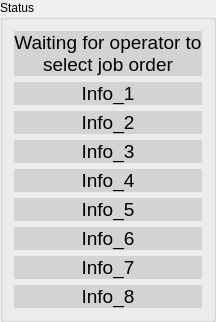
     <widget class="QGroupBox" name="groupBox_4">
      <property name="title">
       <string>Status</string>
      </property>
      <layout class="QVBoxLayout" name="verticalLayout_3" stretch="0,0,0,0,0,0,0,0,0">
       <item>
        <widget class="QLabel" name="ProgramStatusLabel">
         <property name="font">
          <font>
           <pointsize>14</pointsize>
          </font>
         </property>
         <property name="styleSheet">
          <string notr="true">background-color:lightgrey</string>
         </property>
         <property name="text">
          <string>Waiting for operator to select job order</string>
         </property>
         <property name="alignment">
          <set>Qt::AlignCenter</set>
         </property>
         <property name="wordWrap">
          <bool>true</bool>
         </property>
         <property name="margin">
          <number>10</number>
         </property>
        </widget>
       </item>
       <item>
        <widget class="QLabel" name="InfoLabel1">
         <property name="font">
          <font>
           <family>Arial</family>
           <pointsize>14</pointsize>
          </font>
         </property>
         <property name="styleSheet">
          <string notr="true">background-color:lightgrey</string>
         </property>
         <property name="text">
          <string>Info_1</string>
         </property>
         <property name="alignment">
          <set>Qt::AlignCenter</set>
         </property>
        </widget>
       </item>
       <item>
        <widget class="QLabel" name="InfoLabel2">
         <property name="font">
          <font>
           <family>Arial</family>
           <pointsize>14</pointsize>
          </font>
         </property>
         <property name="styleSheet">
          <string notr="true">background-color:lightgrey</string>
         </property>
         <property name="text">
          <string>Info_2</string>
         </property>
         <property name="alignment">
          <set>Qt::AlignCenter</set>
         </property>
        </widget>
       </item>
       <item>
        <widget class="QLabel" name="InfoLabel3">
         <property name="font">
          <font>
           <family>Arial</family>
           <pointsize>14</pointsize>
          </font>
         </property>
         <property name="styleSheet">
          <string notr="true">background-color:lightgrey</string>
         </property>
         <property name="text">
          <string>Info_3</string>
         </property>
         <property name="alignment">
          <set>Qt::AlignCenter</set>
         </property>
        </widget>
       </item>
       <item>
        <widget class="QLabel" name="InfoLabel4">
         <property name="font">
          <font>
           <family>Arial</family>
           <pointsize>14</pointsize>
          </font>
         </property>
         <property name="styleSheet">
          <string notr="true">background-color:lightgrey</string>
         </property>
         <property name="text">
          <string>Info_4</string>
         </property>
         <property name="alignment">
          <set>Qt::AlignCenter</set>
         </property>
        </widget>
       </item>
       <item>
        <widget class="QLabel" name="InfoLabel5">
         <property name="font">
          <font>
           <family>Arial</family>
           <pointsize>14</pointsize>
          </font>
         </property>
         <property name="styleSheet">
          <string notr="true">background-color:lightgrey</string>
         </property>
         <property name="text">
          <string>Info_5</string>
         </property>
         <property name="alignment">
          <set>Qt::AlignCenter</set>
         </property>
        </widget>
       </item>
       <item>
        <widget class="QLabel" name="InfoLabel6">
         <property name="font">
          <font>
           <family>Arial</family>
           <pointsize>14</pointsize>
          </font>
         </property>
         <property name="styleSheet">
          <string notr="true">background-color:lightgrey</string>
         </property>
         <property name="text">
          <string>Info_6</string>
         </property>
         <property name="alignment">
          <set>Qt::AlignCenter</set>
         </property>
        </widget>
       </item>
       <item>
        <widget class="QLabel" name="InfoLabel7">
         <property name="font">
          <font>
           <family>Arial</family>
           <pointsize>14</pointsize>
          </font>
         </property>
         <property name="styleSheet">
          <string notr="true">background-color:lightgrey</string>
         </property>
         <property name="text">
          <string>Info_7</string>
         </property>
         <property name="alignment">
          <set>Qt::AlignCenter</set>
         </property>
        </widget>
       </item>
       <item>
        <widget class="QLabel" name="InfoLabel8">
         <property name="font">
          <font>
           <family>Arial</family>
           <pointsize>14</pointsize>
          </font>
         </property>
         <property name="styleSheet">
          <string notr="true">background-color:lightgrey</string>
         </property>
         <property name="text">
          <string>Info_8</string>
         </property>
         <property name="alignment">
          <set>Qt::AlignCenter</set>
         </property>
        </widget>
       </item>
      </layout>
     </widget>
